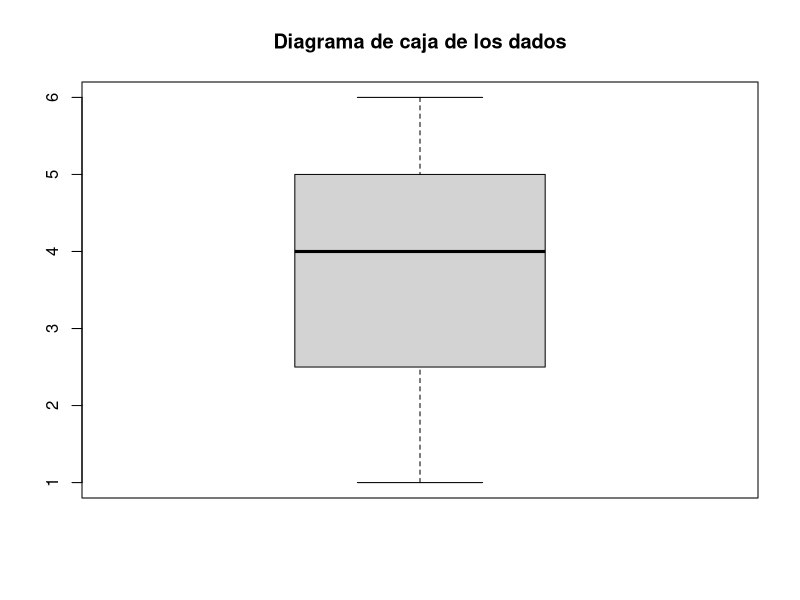
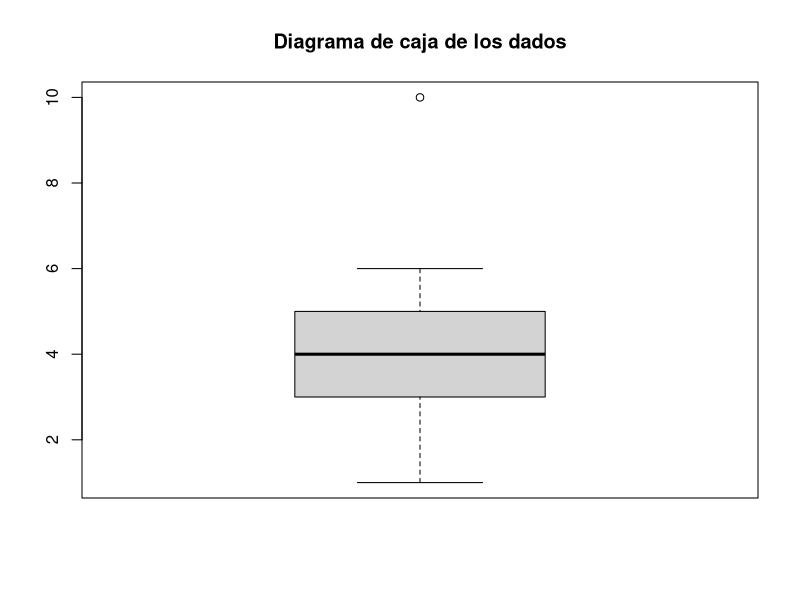
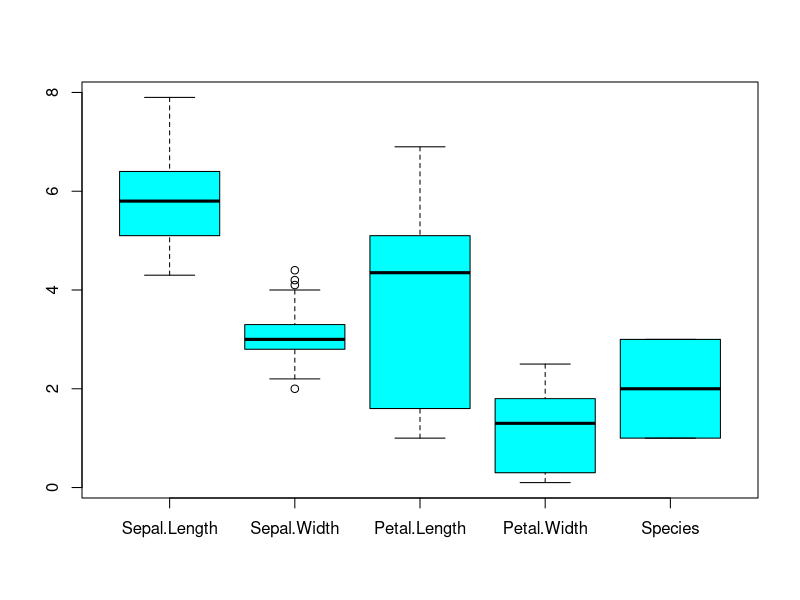
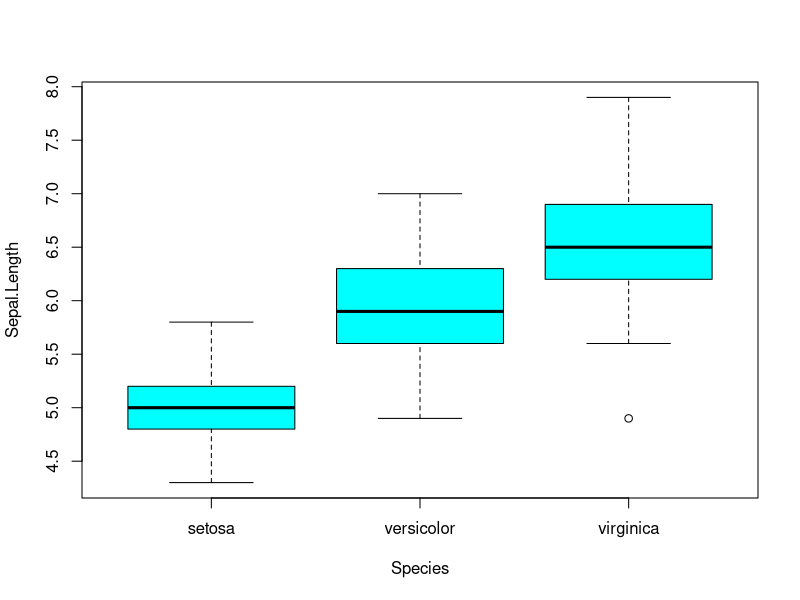
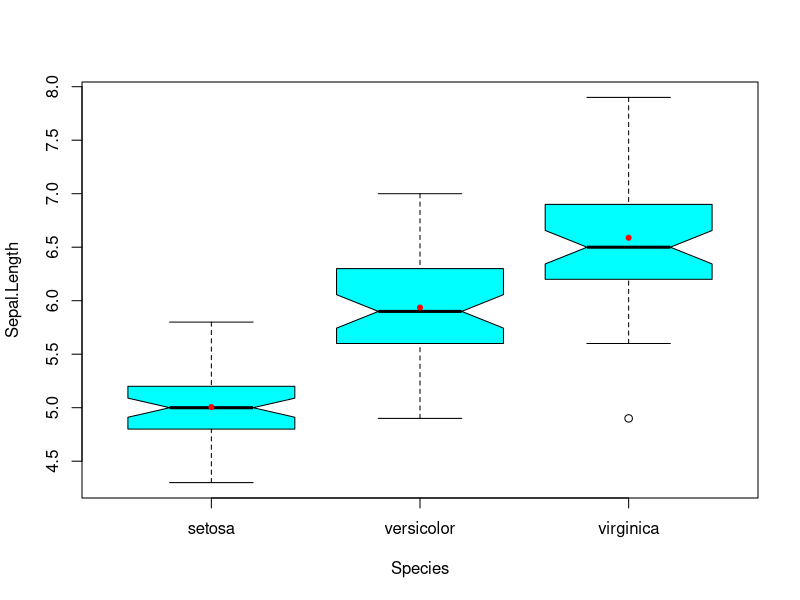
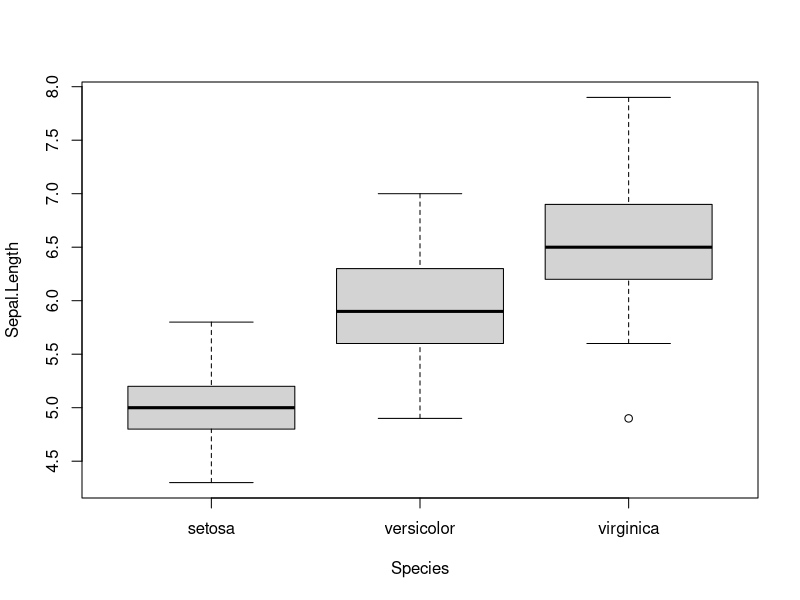
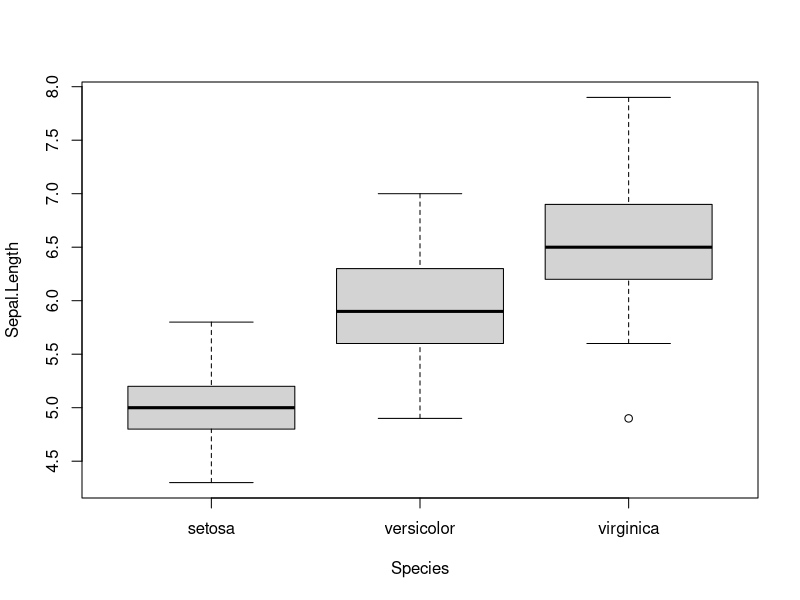
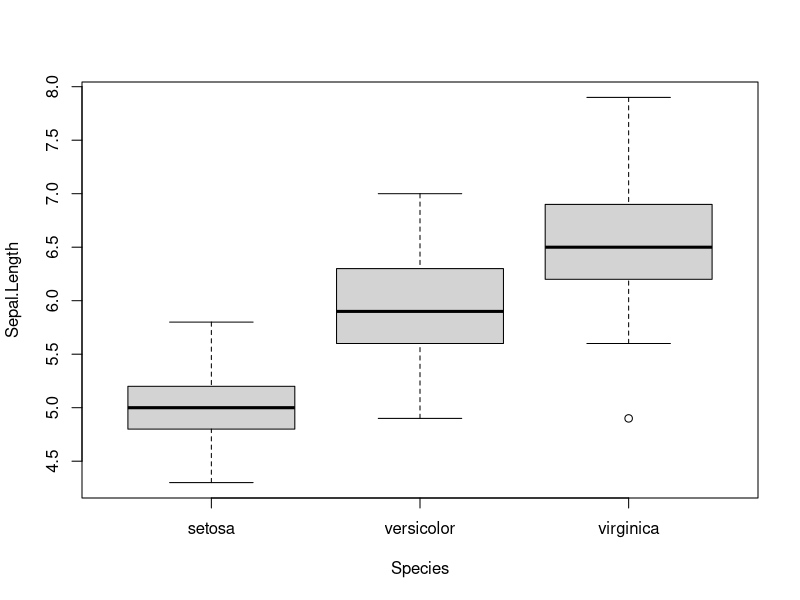

The R script that drew these images, in order:
## ---- chunk 1
dados = sample(1:6, size = 100, replace = T)

table(dados) # Absolutas
prop.table(table(dados)) # Relativas
cumsum(table(dados)) # Absolutas acumuladas
cumsum(prop.table(table(dados))) # Relativas acumuladas
## ---- chunk 2
dados = sort(dados) # Se ordena en orden ascendente

media = sum(dados)/length(dados)
media_auto = mean(dados)

mediana = dados[length(dados)/2] + dados[length(dados)/2 + 1] / 2 # Al ser n par, se calcula así. De ser par, simplemente se toma el valor central
# Suponiendo dados[-100] -> dados(length) = 99
mediana2 = as.numeric((dados[-100])[ceiling(length(dados)/2)])
mediana_auto = median(dados)

moda = as.numeric(which(table(dados) == max(table(dados))))
## ---- chunk 3
x = c(1, 4, 2, 3, 8, 6, 5) # Datos
n = length(x)
## ---- chunk 4
sum(x)/n
## ---- chunk 5
w = c(3, 1, 4, 2, 1, 5, 3) # Pesos
w1 = c(1, 1, 1, 1, 1, 1, 1)
sum(x*w)/sum(w) # Media aritmética ponderada

sum(x*w1)/sum(w1) # La media aritmética ponderada se convierte en media aritmética si los pesos son todos iguales a entre si
## ---- chunk 6
prod(x)^(1/n) #Media geométrica
prod(x^(1/n))
## ---- chunk 7
n/sum(1/x)
## ---- chunk 8
set.seed(260798)
dado = sample(1:4, size = 50, replace = T)
set.seed(NULL)

n = length(dado)
dado = sort(dado)
dado

df.dado = data.frame(Cara = 1:4,
                     Fr.abs = as.vector(table(dado)),
                     Fr.rel = as.vector(prop.table(table(dado))),
                     Fr.acu = as.vector(cumsum(table(dado))),
                     Fr.racu = as.vector(cumsum(prop.table(table(dado)))))
df.dado

cuantil0.3 = df.dado$Cara[which(df.dado$Fr.racu >= 0.3)][1]
cuantil0.5 = df.dado$Cara[which(df.dado$Fr.racu >= 0.5)][1]
cuantil0.6 = df.dado$Cara[which(df.dado$Fr.racu >= 0.6)][1]
cuantil0.9 = df.dado$Cara[which(df.dado$Fr.racu >= 0.9)][1]

cuantil0.7 = dado[length(dado)*0.70]

quantile(x = dado, p = 0.7) # El argumento type por defecto es 7, pero hay 9 tipos de cuantiles disponibles con esta funcion
## ---- chunk 9
rango = max(df.dado$Cara) - min(df.dado$Cara)
range(dado) # Devuelve los valores mínimo y máximo
diff(range(dado)) # Devuelve la diferencia entre el valor máximo y el mínimo (el rango o recorrido)
## ---- chunk 10
Rango_intercuartilico = quantile(x = dado, p = 0.75) - quantile(x = dado, p = 0.25)
IQR(x = dado) # Devuelve el rango intercuartílico. El argumento type por defecto es 7
## ---- chunk 11
s2 = sum((dado-mean(dado))^2)/n
var(x)*(length(dado)-1)/length(dado) # Devuelve la varianza poblacional
## ---- chunk 12
s = sqrt(s2)
sd(dado)*sqrt((length(dado)-1)/length(dado))
## ---- chunk 13
sm2 = n/(n-1) * s2
sm2 = sum((dado-mean(dado))^2)/(n-1)
var(dado) # Devuelve la varianza muestral
## ---- chunk 14
sm = sqrt(sm2)
sd(dado) # Devuelve la desviación típica muestral
## ---- chunk 15
DF = iris
## ---- chunk 16
by(DF[,c(1,3)], DF$Species, FUN = summary, na.rm=T)
## ---- chunk 17
aggregate(cbind(Sepal.Length,Petal.Length)~Species,
          data=DF, FUN = summary, na.rm = T)
## ---- chunk 18
boxplot(dados, main = "Diagrama de caja de los dados")
boxplot(c(dados, 10), main = "Diagrama de caja de los dados") # el punto que sale se llama outlier. Se representa de esa forma porque es superior a (1.5IQR + Q0.75)
# Boxplot acepta los parámetros de la función plot

boxplot(iris, col = c("cyan")) # Boxplot puede representar todo un dataframe, pero se recomienda tratar los datos antes para que el plot sea más legible o incluso útil
boxplot(Sepal.Length~Species, data = iris, col = c("cyan")) # Boxplot de datos numéricos en función de un factor
boxplot(Sepal.Length~Species, data = iris, col = c("cyan"), notch = T) # Notch indica si se hará una muesca en la caja a la altuda de la mediana
medias = aggregate(Sepal.Length~Species, data = iris, FUN = mean)
points(medias, col = "red", pch = 20)

str(boxplot(Sepal.Length~Species, data = iris)) # Nos devuelve los datos usados para realizar la representación
boxplot(Sepal.Length~Species, data = iris)$out
boxplot(Sepal.Length~Species, data = iris)$stats # Nos devuelve los datos usados para realizar la representación
boxplot(iris, horizontal = T) # Boxplot en horizontal
